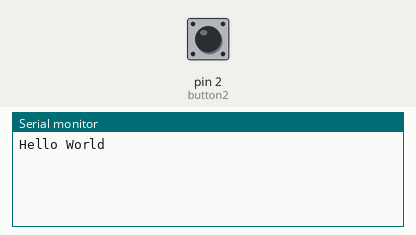
This sketch was run on a simulated Arduino Uno, built with avr-gcc and run on an emulated ATmega328P. Shown: the last lines printed to the serial monitor. The test bench sets the inputs (shaded band); at power-on: pin 2 (button2) HIGH.

Above: at 1.2 s.
1.3 s: pin 2 (button2) pulled LOW for 0.15 s
At 2.0 s:
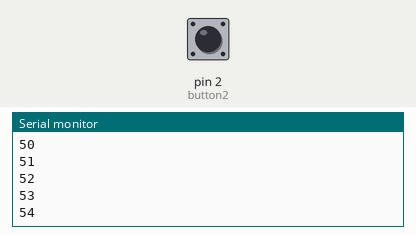
2.9 s: pin 2 (button2) pulled LOW for 1 s
At 4.5 s:
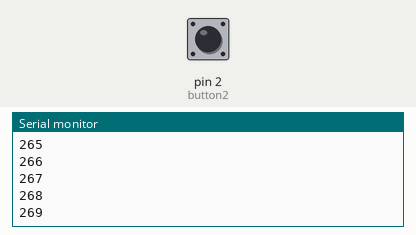
5.4 s: pin 2 (button2) pulled LOW for 0.15 s
At 6.3 s:
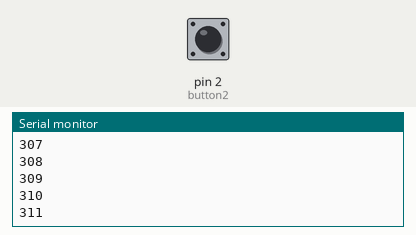
Timing chart, 0 to 8.4 s (numbered marks = the images above; inputs shaded):
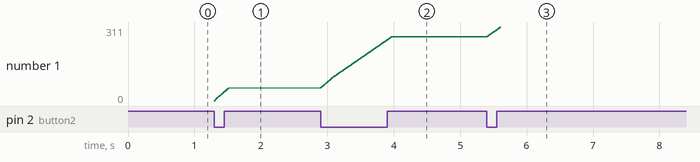

Measured:
- after the input at 1.3 s, the serial monitor: prints a new line at once (image 1)
- after the input at 2.9 s, the serial monitor: prints a new line at once (image 2)
- plotted number 1: 54 → 269 after the input at 2.9 s

The sketch:

serialPushIterator.ino
```cpp
int button2  = 2;
int val = 0;
int i = 0;

void setup()
{
 Serial.begin(9600);
 Serial.println("Hello World");
 pinMode(button2, INPUT);
}
void loop()
{
  val = digitalRead(button2);
  if (val == LOW)
  {
   Serial.println(i);
   i++;
  }

  //delay(100);
}
```
